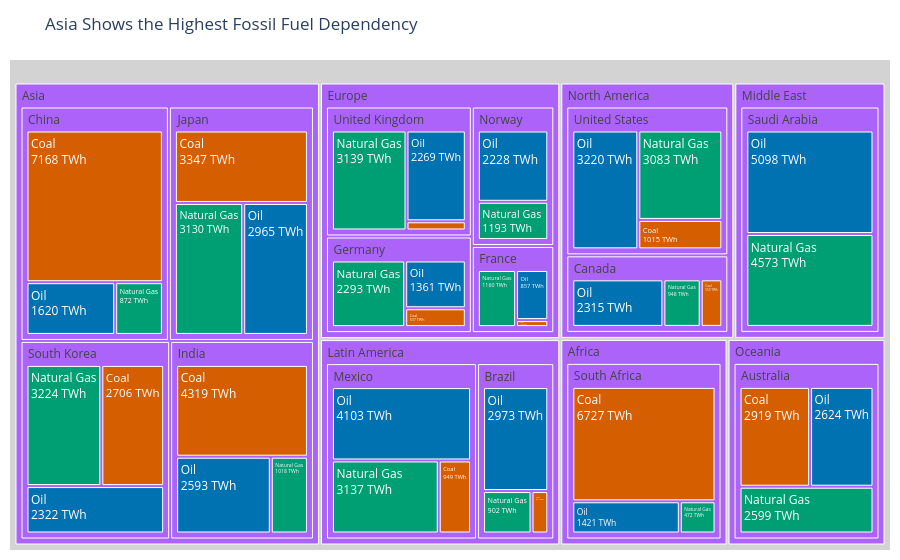

This figure's notebook cell:
### Code cell
# Filter only fossil fuel sources
fossil_df = df.loc[df['Source_Type'] == 'Fossil']

# Find the most fossil-dependent region
top_region = (
    fossil_df.groupby('Region')['TWh']
    .sum()
    .sort_values(ascending=False)
    .idxmax()
)

# Treemap
fig = px.treemap(
    fossil_df,
    path=['Region', 'Country', 'Source'],
    values='TWh',
    color='Source',
    color_discrete_map={
        'Coal': '#D55E00',         # CVD-safe orange
        'Oil': '#0072B2',          # CVD-safe blue
        'Natural Gas': '#009E73'   # CVD-safe green
    },
    title=f'{top_region} Shows the Highest Fossil Fuel Dependency'
)

# Show TWh values instead of percentages
fig.update_traces(
    textinfo='label+value',
    texttemplate='%{label}<br>%{value} TWh',
    
    # Grey parent nodes
    root_color='lightgrey'
)

# Layout cleanup
fig.update_layout(
    margin=dict(t=60, l=10, r=10, b=10)
)

fig.show()

### Figure 1 — Plotly figure (JSON) as saved in the notebook; plotly's stock layout.template omitted (floating-point values rounded to 4 significant figures)
{"data": [{"branchvalues": "total", "customdata": [["(?)"], ["(?)"], ["(?)"], ["(?)"], ["(?)"], ["(?)"], ["(?)"], ["(?)"], ["(?)"], ["(?)"], ["(?)"], ["(?)"], ["(?)"], ["(?)"], ["(?)"], ["(?)"], ["(?)"], ["(?)"], ["(?)"], ["(?)"], ["(?)"], ["(?)"], ["Coal"], ["Coal"], ["Coal"], ["Coal"], ["Coal"], ["Coal"], ["Coal"], ["Coal"], ["Coal"], ["Coal"], ["Coal"], ["Coal"], ["Coal"], ["Natural Gas"], ["Natural Gas"], ["Natural Gas"], ["Natural Gas"], ["Natural Gas"], ["Natural Gas"], ["Natural Gas"], ["Natural Gas"], ["Natural Gas"], ["Natural Gas"], ["Natural Gas"], ["Natural Gas"], ["Natural Gas"], ["Natural Gas"], ["Natural Gas"], ["Oil"], ["Oil"], ["Oil"], ["Oil"], ["Oil"], ["Oil"], ["Oil"], ["Oil"], ["Oil"], ["Oil"], ["Oil"], ["Oil"], ["Oil"], ["Oil"], ["Oil"]], "domain": {"x": [0, 1], "y": [0, 1]}, "hovertemplate": "labels=%{label}<br>TWh=%{value}<br>parent=%{parent}<br>id=%{id}<br>Source=%{customdata[0]}<extra></extra>", "ids": ["Africa", "North America/United States", "Asia/China", "Europe/Germany", "Europe/France", "Europe/United Kingdom", "Asia/India", "Latin America/Brazil", "Oceania/Australia", "Middle East", "Asia/South Korea", "Asia/Japan", "Middle East/Saudi Arabia", "Africa/South Africa", "North America/Canada", "Latin America/Mexico", "North America", "Asia", "Europe", "Latin America", "Oceania", "Europe/Norway", "Latin America/Mexico/Coal", "North America/Canada/Coal", "Africa/South Africa/Coal", "Asia/South Korea/Coal", "North America/United States/Coal", "Latin America/Brazil/Coal", "Europe/France/Coal", "Asia/India/Coal", "Asia/Japan/Coal", "Asia/China/Coal", "Europe/Germany/Coal", "Europe/United Kingdom/Coal", "Oceania/Australia/Coal", "Europe/United Kingdom/Natural Gas", "Europe/Germany/Natural Gas", "Asia/India/Natural Gas", "Asia/Japan/Natural Gas", "Latin America/Brazil/Natural Gas", "Latin America/Mexico/Natural Gas", "North America/Canada/Natural Gas", "Africa/South Africa/Natural Gas", "Oceania/Australia/Natural Gas", "Middle East/Saudi Arabia/Natural Gas", "Europe/Norway/Natural Gas", "North America/United States/Natural Gas", "Asia/South Korea/Natural Gas", "Asia/China/Natural Gas", "Europe/France/Natural Gas", "Asia/China/Oil", "Europe/Germany/Oil", "North America/United States/Oil", "Asia/Japan/Oil", "Europe/United Kingdom/Oil", "Asia/India/Oil", "Latin America/Brazil/Oil", "Latin America/Mexico/Oil", "North America/Canada/Oil", "Oceania/Australia/Oil", "Africa/South Africa/Oil", "Europe/Norway/Oil", "Asia/South Korea/Oil", "Europe/France/Oil", "Middle East/Saudi Arabia/Oil"], "labels": ["Africa", "United States", "China", "Germany", "France", "United Kingdom", "India", "Brazil", "Australia", "Middle East", "South Korea", "Japan", "Saudi Arabia", "South Africa", "Canada", "Mexico", "North America", "Asia", "Europe", "Latin America", "Oceania", "Norway", "Coal", "Coal", "Coal", "Coal", "Coal", "Coal", "Coal", "Coal", "Coal", "Coal", "Coal", "Coal", "Coal", "Natural Gas", "Natural Gas", "Natural Gas", "Natural Gas", "Natural Gas", "Natural Gas", "Natural Gas", "Natural Gas", "Natural Gas", "Natural Gas", "Natural Gas", "Natural Gas", "Natural Gas", "Natural Gas", "Natural Gas", "Oil", "Oil", "Oil", "Oil", "Oil", "Oil", "Oil", "Oil", "Oil", "Oil", "Oil", "Oil", "Oil", "Oil", "Oil"], "marker": {"colors": ["#ab63fa", "#ab63fa", "#ab63fa", "#ab63fa", "#ab63fa", "#ab63fa", "#ab63fa", "#ab63fa", "#ab63fa", "#ab63fa", "#ab63fa", "#ab63fa", "#ab63fa", "#ab63fa", "#ab63fa", "#ab63fa", "#ab63fa", "#ab63fa", "#ab63fa", "#ab63fa", "#ab63fa", "#ab63fa", "#D55E00", "#D55E00", "#D55E00", "#D55E00", "#D55E00", "#D55E00", "#D55E00", "#D55E00", "#D55E00", "#D55E00", "#D55E00", "#D55E00", "#D55E00", "#009E73", "#009E73", "#009E73", "#009E73", "#009E73", "#009E73", "#009E73", "#009E73", "#009E73", "#009E73", "#009E73", "#009E73", "#009E73", "#009E73", "#009E73", "#0072B2", "#0072B2", "#0072B2", "#0072B2", "#0072B2", "#0072B2", "#0072B2", "#0072B2", "#0072B2", "#0072B2", "#0072B2", "#0072B2", "#0072B2", "#0072B2", "#0072B2"]}, "name": "", "parents": ["", "North America", "Asia", "Europe", "Europe", "Europe", "Asia", "Latin America", "Oceania", "", "Asia", "Asia", "Middle East", "Africa", "North America", "Latin America", "", "", "", "", "", "Europe", "Latin America/Mexico", "North America/Canada", "Africa/South Africa", "Asia/South Korea", "North America/United States", "Latin America/Brazil", "Europe/France", "Asia/India", "Asia/Japan", "Asia/China", "Europe/Germany", "Europe/United Kingdom", "Oceania/Australia", "Europe/United Kingdom", "Europe/Germany", "Asia/India", "Asia/Japan", "Latin America/Brazil", "Latin America/Mexico", "North America/Canada", "Africa/South Africa", "Oceania/Australia", "Middle East/Saudi Arabia", "Europe/Norway", "North America/United States", "Asia/South Korea", "Asia/China", "Europe/France", "Asia/China", "Europe/Germany", "North America/United States", "Asia/Japan", "Europe/United Kingdom", "Asia/India", "Latin America/Brazil", "Latin America/Mexico", "North America/Canada", "Oceania/Australia", "Africa/South Africa", "Europe/Norway", "Asia/South Korea", "Europe/France", "Middle East/Saudi Arabia"], "root": {"color": "lightgrey"}, "textinfo": "label+value", "texttemplate": "%{label}<br>%{value} TWh", "type": "treemap", "values": [8620.0, 7318.0, 9660.0, 4191.0, 2137.0, 5638.0, 7930.0, 4187.0, 8142.0, 9671.0, 8252.0, 9442.0, 9671.0, 8620.0, 3813.0, 8189.0, 11130.0, 35280.0, 15390.0, 12380.0, 8142.0, 3421.0, 949.0, 550.0, 6727.0, 2706.0, 1015.0, 312.0, 120.0, 4319.0, 3347.0, 7168.0, 537.0, 230.0, 2919.0, 3139.0, 2293.0, 1018.0, 3130.0, 902.0, 3137.0, 948.0, 472.0, 2599.0, 4573.0, 1193.0, 3083.0, 3224.0, 872.0, 1160.0, 1620.0, 1361.0, 3220.0, 2965.0, 2269.0, 2593.0, 2973.0, 4103.0, 2315.0, 2624.0, 1421.0, 2228.0, 2322.0, 857.0, 5098.0]}], "layout": {"legend": {"tracegroupgap": 0}, "margin": {"b": 10, "l": 10, "r": 10, "t": 60}, "title": {"text": "Asia Shows the Highest Fossil Fuel Dependency"}}}
